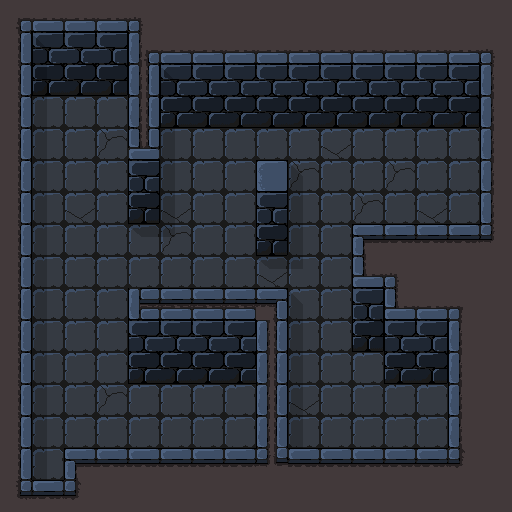

The image is a tile-based game level rendered from a .tmx file. Its description and source (layers, tilesets, objects; grid data summarised) follow:
An orthogonal 16x16 tile map with 32x32 px tiles, 5 tile layers (collision, floor, wall, ceiling, ...) and 1 object.

<map version="1.2" tiledversion="1.3.3" orientation="orthogonal" renderorder="right-down" width="16" height="16" tilewidth="32" tileheight="32" infinite="0" nextlayerid="8" nextobjectid="2">
 <editorsettings>
  <export target="level3.json" format="json" />
 </editorsettings>
 <tileset firstgid="1" name="dungeon" tilewidth="32" tileheight="32" tilecount="64" columns="8">
  <image source="../tilesets/dungeon.png" width="256" height="256" />
  <tile id="0">
   <properties>
    <property name="collides" type="bool" value="true" />
   </properties>
  </tile>
  <tile id="1">
   <properties>
    <property name="collides" type="bool" value="true" />
   </properties>
  </tile>
  <tile id="2">
   <properties>
    <property name="collides" type="bool" value="true" />
   </properties>
  </tile>
  <tile id="3">
   <properties>
    <property name="collides" type="bool" value="true" />
   </properties>
  </tile>
  <tile id="4">
   <properties>
    <property name="collides" type="bool" value="true" />
   </properties>
  </tile>
  <tile id="5">
   <properties>
    <property name="collides" type="bool" value="true" />
   </properties>
  </tile>
  <tile id="6">
   <properties>
    <property name="collides" type="bool" value="true" />
   </properties>
  </tile>
  <tile id="7">
   <properties>
    <property name="collides" type="bool" value="true" />
   </properties>
  </tile>
  <tile id="8">
   <properties>
    <property name="collides" type="bool" value="true" />
   </properties>
  </tile>
  <tile id="9">
   <properties>
    <property name="collides" type="bool" value="true" />
   </properties>
  </tile>
  <tile id="10">
   <properties>
    <property name="collides" type="bool" value="true" />
   </properties>
  </tile>
  <tile id="11">
   <properties>
    <property name="collides" type="bool" value="true" />
   </properties>
  </tile>
  <tile id="12">
   <properties>
    <property name="collides" type="bool" value="true" />
   </properties>
  </tile>
  <tile id="13">
   <properties>
    <property name="collides" type="bool" value="true" />
   </properties>
  </tile>
  <tile id="14">
   <properties>
    <property name="collides" type="bool" value="true" />
   </properties>
  </tile>
  <tile id="15">
   <properties>
    <property name="collides" type="bool" value="true" />
   </properties>
  </tile>
  <tile id="16">
   <properties>
    <property name="collides" type="bool" value="true" />
   </properties>
  </tile>
  <tile id="17">
   <properties>
    <property name="collides" type="bool" value="true" />
   </properties>
  </tile>
  <tile id="18">
   <properties>
    <property name="collides" type="bool" value="true" />
   </properties>
  </tile>
  <tile id="19">
   <properties>
    <property name="collides" type="bool" value="false" />
   </properties>
  </tile>
  <tile id="20">
   <properties>
    <property name="collides" type="bool" value="false" />
   </properties>
  </tile>
  <tile id="21">
   <properties>
    <property name="collides" type="bool" value="false" />
   </properties>
  </tile>
  <tile id="22">
   <properties>
    <property name="collides" type="bool" value="true" />
   </properties>
  </tile>
  <tile id="23">
   <properties>
    <property name="collides" type="bool" value="true" />
   </properties>
  </tile>
  <tile id="24">
   <properties>
    <property name="collides" type="bool" value="true" />
   </properties>
  </tile>
  <tile id="25">
   <properties>
    <property name="collides" type="bool" value="true" />
   </properties>
  </tile>
  <tile id="26">
   <properties>
    <property name="collides" type="bool" value="true" />
   </properties>
  </tile>
  <tile id="27">
   <properties>
    <property name="collides" type="bool" value="true" />
   </properties>
  </tile>
  <tile id="28">
   <properties>
    <property name="collides" type="bool" value="true" />
   </properties>
  </tile>
  <tile id="29">
   <properties>
    <property name="collides" type="bool" value="true" />
   </properties>
  </tile>
  <tile id="30">
   <properties>
    <property name="collides" type="bool" value="true" />
   </properties>
  </tile>
  <tile id="31">
   <properties>
    <property name="collides" type="bool" value="false" />
   </properties>
  </tile>
  <tile id="32">
   <properties>
    <property name="collides" type="bool" value="true" />
   </properties>
  </tile>
  <tile id="33">
   <properties>
    <property name="collides" type="bool" value="true" />
   </properties>
  </tile>
  <tile id="34">
   <properties>
    <property name="collides" type="bool" value="true" />
   </properties>
  </tile>
  <tile id="35">
   <properties>
    <property name="collides" type="bool" value="true" />
   </properties>
  </tile>
  <tile id="36">
   <properties>
    <property name="collides" type="bool" value="true" />
   </properties>
  </tile>
  <tile id="37">
   <properties>
    <property name="collides" type="bool" value="false" />
   </properties>
  </tile>
  <tile id="38">
   <properties>
    <property name="collides" type="bool" value="false" />
   </properties>
  </tile>
  <tile id="39">
   <properties>
    <property name="collides" type="bool" value="false" />
   </properties>
  </tile>
  <tile id="40">
   <properties>
    <property name="collides" type="bool" value="true" />
   </properties>
  </tile>
  <tile id="41">
   <properties>
    <property name="collides" type="bool" value="true" />
   </properties>
  </tile>
  <tile id="42">
   <properties>
    <property name="collides" type="bool" value="true" />
   </properties>
  </tile>
  <tile id="43">
   <properties>
    <property name="collides" type="bool" value="true" />
   </properties>
  </tile>
  <tile id="44">
   <properties>
    <property name="collides" type="bool" value="true" />
   </properties>
  </tile>
  <tile id="45">
   <properties>
    <property name="collides" type="bool" value="false" />
   </properties>
  </tile>
  <tile id="46">
   <properties>
    <property name="collides" type="bool" value="false" />
   </properties>
  </tile>
  <tile id="47">
   <properties>
    <property name="collides" type="bool" value="false" />
   </properties>
  </tile>
  <tile id="48">
   <properties>
    <property name="collides" type="bool" value="true" />
   </properties>
  </tile>
  <tile id="49">
   <properties>
    <property name="collides" type="bool" value="true" />
   </properties>
  </tile>
  <tile id="50">
   <properties>
    <property name="collides" type="bool" value="true" />
   </properties>
  </tile>
  <tile id="51">
   <properties>
    <property name="collides" type="bool" value="true" />
   </properties>
  </tile>
  <tile id="52">
   <properties>
    <property name="collides" type="bool" value="true" />
   </properties>
  </tile>
  <tile id="53">
   <properties>
    <property name="collides" type="bool" value="false" />
   </properties>
  </tile>
  <tile id="54">
   <properties>
    <property name="collides" type="bool" value="false" />
   </properties>
  </tile>
  <tile id="55">
   <properties>
    <property name="collides" type="bool" value="false" />
   </properties>
  </tile>
  <tile id="56">
   <properties>
    <property name="collides" type="bool" value="false" />
   </properties>
  </tile>
  <tile id="57">
   <properties>
    <property name="collides" type="bool" value="false" />
   </properties>
  </tile>
  <tile id="58">
   <properties>
    <property name="collides" type="bool" value="false" />
   </properties>
  </tile>
  <tile id="59">
   <properties>
    <property name="collides" type="bool" value="false" />
   </properties>
  </tile>
  <tile id="60">
   <properties>
    <property name="collides" type="bool" value="false" />
   </properties>
  </tile>
  <tile id="61">
   <properties>
    <property name="collides" type="bool" value="false" />
   </properties>
  </tile>
  <tile id="62">
   <properties>
    <property name="collides" type="bool" value="false" />
   </properties>
  </tile>
  <tile id="63">
   <properties>
    <property name="collides" type="bool" value="false" />
   </properties>
  </tile>
 </tileset>
 <layer id="7" name="collision" width="16" height="16">
  <data>[256 cells, 83 non-empty, 1 distinct tile ids]</data>
 </layer>
 <objectgroup id="5" name="start" locked="1">
  <object id="1" x="47.0059" y="466.818">
   <point />
  </object>
 </objectgroup>
 <layer id="1" name="floor" width="16" height="16" locked="1">
  <data>[256 cells, 256 non-empty, 4 distinct tile ids]</data>
 </layer>
 <layer id="2" name="wall" width="16" height="16" locked="1">
  <data>[256 cells, 48 non-empty, 9 distinct tile ids]</data>
 </layer>
 <layer id="3" name="ceiling" width="16" height="16" locked="1">
  <data>[256 cells, 112 non-empty, 21 distinct tile ids]</data>
 </layer>
 <layer id="4" name="shadow" width="16" height="16" locked="1">
  <data>[256 cells, 30 non-empty, 4 distinct tile ids]</data>
 </layer>
</map>
